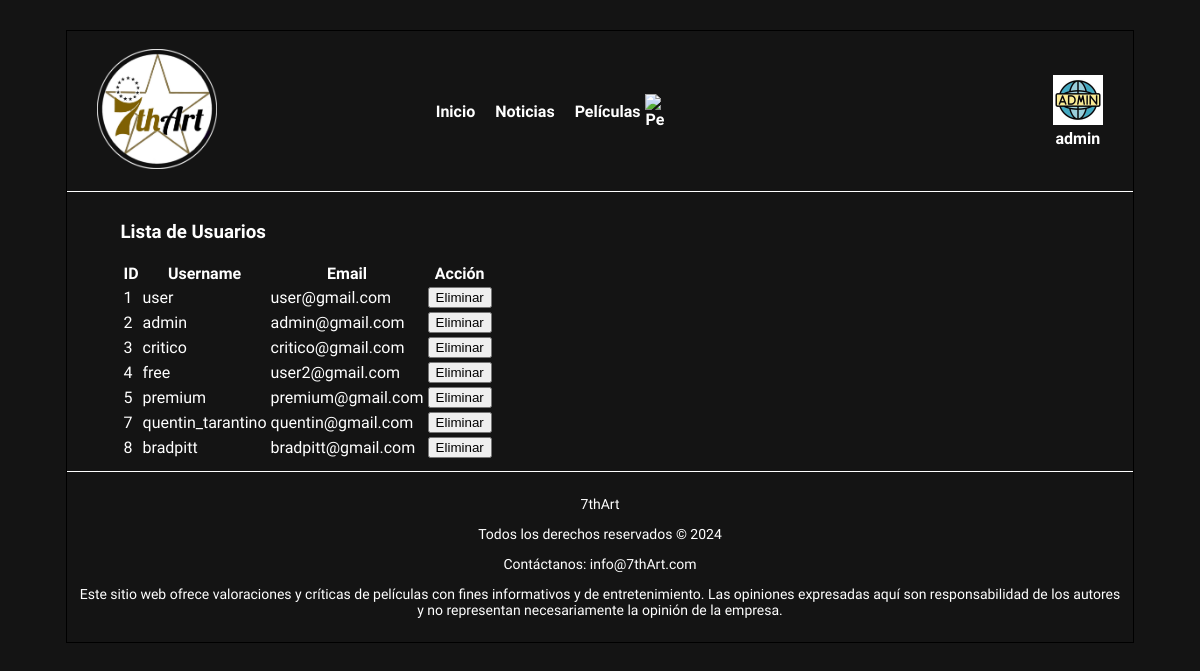
/admin_usuarios.php (signed in), run on the app's committed database.
### tables this page shows
CREATE TABLE `usuarios` (
  `username` varchar(20) NOT NULL,
  `password` varchar(80) NOT NULL,
  `user_id` int(2) UNSIGNED NOT NULL,
  `rol` varchar(20) NOT NULL,
  `email` varchar(35) DEFAULT NULL,
  `foto` varchar(100) NOT NULL
);

### includes/src/usuarios/Usuario.php (called while the page is built, shortened)
<?php
class Usuario
{
    public static function buscarTodos() {
        $conn = Aplicacion::getInstance()->getConexionBd();
        $sql = "SELECT user_id, username, email FROM usuarios";
        $result = $conn->query($sql);
        $usuarios = [];
        if ($result) {
            while ($fila = $result->fetch_assoc()) {
                $usuarios[] = [
                    'user_id' => $fila['user_id'],
                    'username' => $fila['username'],
                    'email' => $fila['email']
                ];
            }
        } else {
            error_log("Error BD ({$conn->errno}): {$conn->error}");
        }
        return $usuarios;
    }
}

### admin_usuarios.php (the view, shortened to what this page needs)
<?php
require_once __DIR__.'/includes/src/usuarios/Usuario.php';
$contenidoPrincipal = '<h3>Lista de Usuarios</h3>';
$usuarios = es\ucm\fdi\aw\usuarios\Usuario::buscarTodos();
if (!empty($usuarios)) {
    $contenidoPrincipal .= '<table><thead><tr><th>ID</th><th>Username</th><th>Email</th><th>Acción</th></tr></thead><tbody>';
    foreach ($usuarios as $usuario) {
        $contenidoPrincipal .= "<tr>
                                    <td>" . htmlspecialchars($usuario['user_id']) . "</td>
                                    <td>" . htmlspecialchars($usuario['username']) . "</td>
                                    <td>" . htmlspecialchars($usuario['email']) . "</td>
                                    <td>
                                        <form method='post' action='includes/src/usuarios/eliminar_usuario.php'>
                                            <input type='hidden' name='usuario_id' value='" . $usuario['user_id'] . "'>
                                            <input type='submit' value='Eliminar' onclick='return confirm(\"¿Estás seguro de que deseas eliminar este usuario?\");'>
                                        </form>
                                    </td>
                                </tr>";
    }
    $contenidoPrincipal .= '</tbody></table>';
} else {
    $contenidoPrincipal .= '<p>No hay usuarios registrados.</p>';
}
?>

### css/estilo.css (style rules this page uses)
body { background-color: #141414; color: #ffffff; font-family: 'Roboto'; }

### data on the page
usuarios: user_id "1", username "user", email "user@gmail.com"
usuarios: user_id "2", username "admin", email "admin@gmail.com"
usuarios: user_id "3", username "critico", email "critico@gmail.com"
usuarios: user_id "4", username "free", email "user2@gmail.com"
usuarios: user_id "5", username "premium", email "premium@gmail.com"
usuarios: user_id "7", username "quentin_tarantino", email "quentin@gmail.com"
usuarios: user_id "8", username "bradpitt", email "bradpitt@gmail.com"

### other printed values
$nombrePerfil "admin"
